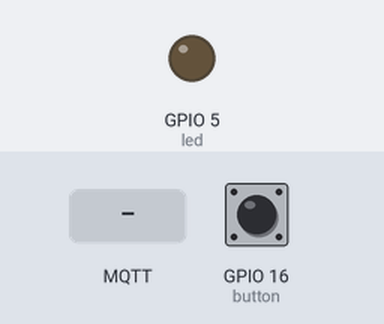
The sketch below on a simulated ESP8266 (NodeMCU). On the bench: output pins drawn as LEDs (lit = HIGH). Dashed ring = blinking. The test bench sets the inputs (shaded band); at power-on: GPIO 16 (button) LOW. WiFi joins after 1.5 s; servers stay silent unless stated; no MQTT or app messages arrive unless stated; what the sketch prints to the serial monitor is not drawn.

Above: at 2.7 s.
2.8 s: GPIO 16 (button) pulled HIGH for 1 s
At 3.12 s:
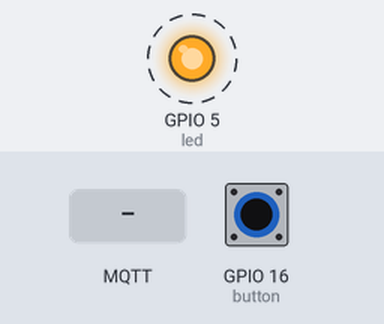
7.3 s: MQTT message "on" arrives on the first subscribed topic
At 8.4 s:
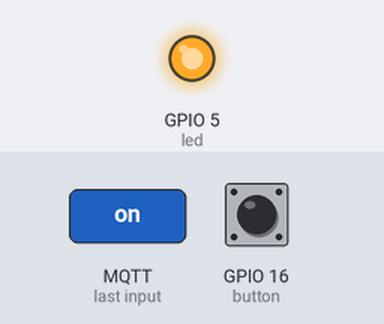
8.8 s: GPIO 16 (button) pulled HIGH for 3.2 s
At 13.1 s:
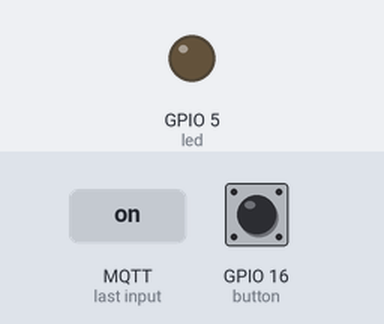
13.5 s: GPIO 16 (button) pulled HIGH for 0.15 s
At 14.7 s:
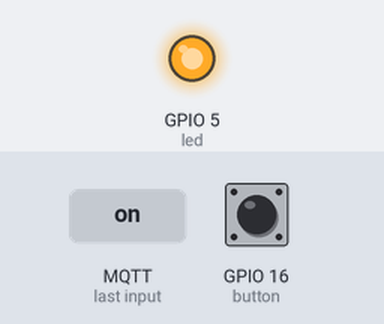
15.1 s: MQTT message "off" arrives on the first subscribed topic
At 16.1 s:
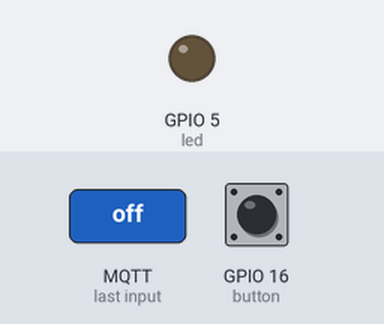
Timing chart, 0 to 17.6 s (numbered marks = the images above; inputs shaded):
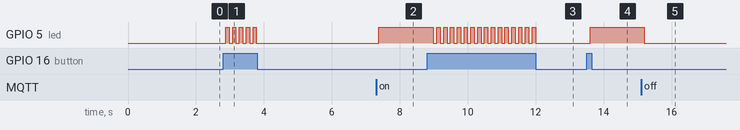

Measured:
- after the input at 2.8 s, GPIO 5 (led): alternates HIGH for 0.10 s and LOW for 0.10 s, 10 changes in all, then stays LOW, starting after 0.08 s
- after the input at 7.3 s, GPIO 5 (led): LOW → HIGH after 0.09 s
- after the input at 8.8 s, GPIO 5 (led): alternates HIGH for 0.10 s and LOW for 0.10 s, 31 changes in all, then stays LOW, starting after 0.19 s
- after the input at 13.5 s, GPIO 5 (led): LOW → HIGH after 0.10 s
- after the input at 15.1 s, GPIO 5 (led): HIGH → LOW after 0.10 s

The sketch:

mqttfirmware.ino
```cpp
#include <EEPROM.h>
#include <ESP8266WiFi.h>
#include <PubSubClient.h>
#include <Wire.h>

// Connect to the WiFi
const char* ssid = "ssid";
const char* password = "password";
const char* mqtt_server = "broker ip";

WiFiClient espClient;
PubSubClient client(espClient);


int led = 5;     // LED pin
int button = 16; // push button is connected
int temp = 0;
bool isOn = false;// temporary variable for reading the button pin status

void setup() {
  Serial.begin(9600);
  setup_wifi();
  client.setServer(mqtt_server, 1883);
  client.setCallback(callback);
  pinMode(led, OUTPUT);   // declare LED as output
  pinMode(button, INPUT); // declare push button as input
}

void loop() {

     if (!client.connected()) {
      reconnect();
     }
     client.loop();

     temp = digitalRead(button);

     if (temp == HIGH) {
        if(!isOn){
          isOn = true;
          digitalWrite(led, HIGH);
          Serial.println("LED Turned ON");
        }
        else
        {
          isOn = false;
          digitalWrite(led, LOW);
          Serial.println("LED Turned OFF");
        }
     }
     delay(100);
}

void setup_wifi() {

  delay(10);
  // We start by connecting to a WiFi network
  Serial.println();
  Serial.print("Connecting to ");
  Serial.println(ssid);

  WiFi.begin(ssid, password);

  while (WiFi.status() != WL_CONNECTED) {
    delay(500);
    Serial.print(".");
  }

  randomSeed(micros());

  Serial.println("");
  Serial.println("WiFi connected");
  Serial.println("IP address: ");
  Serial.println(WiFi.localIP());
}


void callback(char* topic, byte* payload, unsigned int length) {
     Serial.print("Message arrived [");
     Serial.print(topic);
     Serial.print("] ");

    if (!strncmp((char *)payload, "on", length))
    {
      // ESP8266 light switched on"
      digitalWrite(led, HIGH);
      Serial.print("Mqtt light switched on");
    }

    if (!strncmp((char *)payload, "off", length))
    {
      digitalWrite(led, LOW);
      Serial.print("Mqtt light switched off");
    }


    Serial.println();
}

void reconnect() {
   // Loop until we're reconnected
   while (!client.connected()) {
     Serial.print("Attempting MQTT connection...");
     // Attempt to connect
     if (client.connect("ESP8266 Client")) {
        Serial.println("connected");
        // ... and subscribe to topic
        client.subscribe("onoffswitch");
     } else {
        Serial.print("failed, rc=");
        Serial.print(client.state());
        Serial.println(" try again in 5 seconds");
        // Wait 5 seconds before retrying
        delay(5000);
      }
   }
}
```
